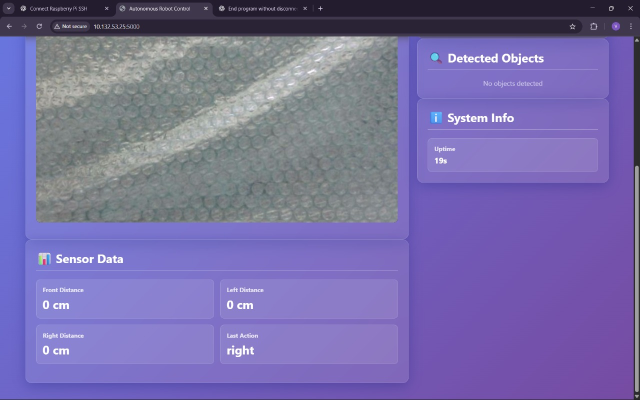
#> input picture Pictures_Morphwalker/Interface_Desktop.jpeg, 1280 x 800 px (shown at 1/2 size); its folder holds only this picture in this run
$ python -i object_action_handler.py   (imports and definitions only)
#> lines starting #> are read from the running program, lines starting #| are printed output that depends on the picture; after the words box and inside, x2 and y2 are one past the last pixel; in counts of white or black regions, pixels touching at a corner belong together
### utils/esp32_comm.py
"""
esp32_comm.py

ESP32 Communication Module for Raspberry Pi Robot.

This module handles communication between Raspberry Pi and Master ESP32
for wheel-to-leg transformation control.

Communication Protocol:
- Raspberry Pi → Master ESP32: JSON commands via Serial/UART
- Master ESP32 → 4 Slave ESP32s: ESP-NOW commands
- Commands: OPEN, CLOSE, STOP with speed control

Hardware Connection:
- Raspberry Pi TX (GPIO14) → ESP32 RX
- Raspberry Pi RX (GPIO15) → ESP32 TX
- GND → GND

Alternative: USB-to-Serial adapter
- Connect USB cable from Raspberry Pi to ESP32
- Use port like /dev/ttyUSB0 or /dev/ttyACM0

Author: Auto-generated for Raspberry Pi Robot Project
"""

import serial
import json
import time
import threading
from typing import Optional, Callable, Literal

# ========== CONFIGURATION ==========

# ESP32 Master Hardware Configuration
# Master ESP32 MAC Address: 40:22:d8:eb:1f:88
# The master ESP32 receives commands from Raspberry Pi and forwards them
# via ESP-NOW to 4 slave ESP32 units controlling wheel transformation servos.
MASTER_ESP32_MAC = '40:22:d8:eb:1f:88'

# Serial port settings
DEFAULT_PORT = '/dev/serial0'  # Raspberry Pi GPIO UART
DEFAULT_BAUDRATE = 115200
DEFAULT_TIMEOUT = 1.0

# Command definitions (matching ESP32 master code)
# Raspberry Pi sends these on/off commands for wheel-to-leg conversion:
#   - OPEN (1): Transform wheels to legs ("on" conversion)
#   - CLOSE (2): Transform legs back to wheels ("off" conversion)
#   - STOP (0): Halt any ongoing transformation
CMD_STOP = 0
CMD_OPEN = 1
CMD_CLOSE = 2

# Default speeds
DEFAULT_SPEED = 100

# ===================================


class ESP32Controller:
    """
    Controller for communicating with ESP32 Master for wheel transformation.

    Features:
    - Serial/UART communication
    - JSON command protocol
    - Status monitoring
    - Async command sending
    - Connection management

    Usage:
        esp32 = ESP32Controller(port='/dev/serial0', baudrate=115200)
        esp32.connect()
        esp32.open_wheels(speed=100)
        time.sleep(3)
        esp32.close_wheels(speed=100)
        esp32.disconnect()
    """

    def __init__(self,
                 port: str = DEFAULT_PORT,
                 baudrate: int = DEFAULT_BAUDRATE,
                 timeout: float = DEFAULT_TIMEOUT,
                 auto_connect: bool = True):
        """
        Initialize ESP32 controller.

        Args:
            port: Serial port (e.g., '/dev/serial0', '/dev/ttyUSB0', 'COM3')
            baudrate: Baud rate (must match ESP32 Serial.begin())
            timeout: Serial read timeout in seconds
            auto_connect: Automatically connect on initialization
        """
        self.port = port
        self.baudrate = baudrate
        self.timeout = timeout

        self._serial: Optional[serial.Serial] = None
        self._connected = False
        self._last_command = None
        self._last_command_time = 0

        # Callbacks
        self.on_response: Optional[Callable[[dict], None]] = None
        self.on_error: Optional[Callable[[str], None]] = None

        # Background reading thread
        self._read_thread: Optional[threading.Thread] = None
        self._running = False

        print(f"[ESP32Controller] Initialized (port={port}, baud={baudrate})")

        if auto_connect:
            self.connect()

    def connect(self) -> bool:
        """
        Connect to ESP32 via serial port.

        Returns:
            True if connection successful, False otherwise
        """
        if self._connected:
            print("[ESP32Controller] Already connected")
            return True

        try:
            self._serial = serial.Serial(
                port=self.port,
                baudrate=self.baudrate,
                timeout=self.timeout,
                write_timeout=self.timeout
            )

            # Wait for ESP32 to reset after serial connection
            time.sleep(2)

            # Flush any startup messages
            self._serial.reset_input_buffer()
            self._serial.reset_output_buffer()

            self._connected = True
            print(f"[ESP32Controller] Connected to {self.port}")

            # Start reading thread
            self._start_read_thread()

            return True

        except serial.SerialException as e:
            print(f"[ESP32Controller] Connection failed: {e}")
            if self.on_error:
                self.on_error(f"Connection failed: {e}")
            self._connected = False
            return False

    # [21 lines left out: function disconnect, not called in this run]

    def _start_read_thread(self):
        """Start background thread to read ESP32 responses."""
        if self._read_thread and self._read_thread.is_alive():
            return

        self._running = True
        self._read_thread = threading.Thread(target=self._read_loop, daemon=True)
        self._read_thread.start()

    def _read_loop(self):
        """Background loop to read ESP32 responses."""
        while self._running and self._connected:
            try:
                if self._serial and self._serial.in_waiting > 0:
                    line = self._serial.readline().decode('utf-8').strip()
                    if line:
                        self._process_response(line)
                time.sleep(0.1)
            except Exception as e:
                if self._running:  # Only log if not shutting down
                    print(f"[ESP32Controller] Read error: {e}")

    # [116 lines left out: functions _process_response, _send_command, open_wheels, close_wheels, stop, get_status, not called in this run]

    def is_connected(self) -> bool:
        """Check if connected to ESP32."""
        return self._connected

    # [5 lines left out: function cleanup, not called in this run]


# ========== DEMO / TESTING ==========
# [71 lines that do not run on import are left out]

### object_action_handler.py
"""
object_action_handler.py

Object Detection Action Handler for Raspberry Pi Robot.

This module handles object-based decision making and actions:
- Detects specific objects (colored cubes, markers, etc.)
- Performs automatic actions (stop, turn, count)
- Triggers servo transformation based on detection
- Manages object counting and tracking

Integrates with:
- camera_stream.py: Gets video frames
- motor_control.py: Controls robot movement
- utils/gpio_helper.py: Controls servo actuator
- YOLO detection: Identifies objects

Author: Auto-generated for Raspberry Pi Robot Project
"""

import time
import cv2
import numpy as np
from typing import List, Dict, Optional, Callable, Tuple
from collections import defaultdict
from utils.gpio_helper import GPIOHelper
from utils.esp32_comm import ESP32Controller

# ========== CONFIGURATION ==========

# ESP32 settings for wheel transformation
ESP32_PORT = '/dev/serial0'  # Default Raspberry Pi UART (can be /dev/ttyUSB0, /dev/ttyACM0, etc.)
ESP32_BAUDRATE = 115200
ESP32_SPEED = 100  # Default transformation speed (0-100)
TRANSFORMATION_TRIGGER_DISTANCE = 30  # cm - distance to trigger transformation

# Detection settings
TARGET_OBJECTS = {
    'person': {'action': 'stop', 'priority': 1},
    'bottle': {'action': 'count', 'priority': 2},
    'cup': {'action': 'count', 'priority': 2},
    'cell phone': {'action': 'turn_left', 'priority': 3},
    'book': {'action': 'turn_right', 'priority': 3}
}

# Color detection for cubes/markers (HSV ranges)
COLOR_RANGES = {
    'red': {
        'lower1': np.array([0, 100, 100]),
        'upper1': np.array([10, 255, 255]),
        'lower2': np.array([160, 100, 100]),
        'upper2': np.array([180, 255, 255])
    },
    'blue': {
        'lower': np.array([100, 100, 100]),
        'upper': np.array([130, 255, 255])
    },
    'green': {
        'lower': np.array([40, 100, 100]),
        'upper': np.array([80, 255, 255])
    },
    'yellow': {
        'lower': np.array([20, 100, 100]),
        'upper': np.array([40, 255, 255])
    }
}

# Action settings
MIN_OBJECT_AREA = 1000  # Minimum contour area to consider
TRANSFORMATION_DURATION = 3.0  # seconds to keep wheels in leg mode
COUNTING_COOLDOWN = 2.0  # seconds between counting same object
WHEEL_ROTATION_SPEED = 20  # Motor speed after transformation

# ===================================


class ObjectActionHandler:
    """
    Handles object detection and corresponding robot actions.

    Features:
    - YOLO-based object detection
    - Color-based cube/marker detection
    - Automatic action execution
    - Servo transformation trigger
    - Object counting
    - Distance-based decisions
    """

    def __init__(self,
                 motor_controller=None,
                 detection_model=None,
                 enable_esp32=True,
                 esp32_port=ESP32_PORT,
                 enable_color_detection=True):
        """
        Initialize the object action handler.

        Args:
            motor_controller: MotorController instance
            detection_model: YOLO model instance
            enable_esp32: Enable ESP32 wheel transformation control
            esp32_port: Serial port for ESP32 communication
            enable_color_detection: Enable color-based detection
        """
        self.motor_controller = motor_controller
        self.detection_model = detection_model
        self.enable_color_detection = enable_color_detection

        # Initialize ESP32 controller if enabled
        self.esp32 = None
        if enable_esp32:
            try:
                self.esp32 = ESP32Controller(
                    port=esp32_port,
                    baudrate=ESP32_BAUDRATE,
                    auto_connect=True
                )
                if self.esp32.is_connected():
                    print(f"[ObjectActionHandler] ESP32 controller initialized on {esp32_port}")
                else:
                    print(f"[ObjectActionHandler] ESP32 connection failed")
                    self.esp32 = None
            except Exception as e:
                print(f"[ObjectActionHandler] ESP32 initialization failed: {e}")
                self.esp32 = None

        # State tracking
        self.object_counts = defaultdict(int)
        self.last_action = 'idle'
        self.last_detection_time = defaultdict(float)
        self.transformation_start_time = None
        self.detected_objects_history = []

        # Callbacks
        self.on_object_detected: Optional[Callable] = None
        self.on_action_executed: Optional[Callable] = None

        print("[ObjectActionHandler] Initialized")

    # [35 lines left out: function detect_yolo_objects, not called in this run]

    def detect_colored_objects(self, frame) -> List[Dict]:
        """
        Detect colored cubes/markers using color segmentation.

        Args:
            frame: Input BGR image frame

        Returns:
            List of detected colored objects
        """
        if not self.enable_color_detection:
            return []

        try:
            # Convert to HSV
            hsv = cv2.cvtColor(frame, cv2.COLOR_BGR2HSV)

            detected = []

            for color_name, ranges in COLOR_RANGES.items():
                # Create mask
                if 'lower1' in ranges:  # Red has two ranges
                    mask1 = cv2.inRange(hsv, ranges['lower1'], ranges['upper1'])
                    mask2 = cv2.inRange(hsv, ranges['lower2'], ranges['upper2'])
                    mask = cv2.bitwise_or(mask1, mask2)
                else:
                    mask = cv2.inRange(hsv, ranges['lower'], ranges['upper'])

                # Find contours
                contours, _ = cv2.findContours(mask, cv2.RETR_EXTERNAL, cv2.CHAIN_APPROX_SIMPLE)

                for contour in contours:
                    area = cv2.contourArea(contour)
                    if area > MIN_OBJECT_AREA:
                        # Get bounding box
                        x, y, w, h = cv2.boundingRect(contour)

                        detected.append({
                            'name': f'{color_name}_cube',
                            'confidence': 1.0,
                            'bbox': (x, y, x + w, y + h),
                            'center': (x + w // 2, y + h // 2),
                            'area': area,
                            'color': color_name
                        })

            return detected

        except Exception as e:
            print(f"[ObjectActionHandler] Color detection error: {e}")
            return []

    # [210 lines left out: functions process_frame, _execute_actions, _action_stop, _action_turn_left, _action_turn_right, _action_count and 6 more, not called in this run]


# ========== DEMO / TESTING ==========
# [40 lines not run here, left out]

>>> import cv2
>>> picture = cv2.imread('Pictures_Morphwalker/Interface_Desktop.jpeg')
#> picture is the input picture: shape (800, 1280, 3); mean B, G, R 164.8, 108.8, 118.8
>>> result = ObjectActionHandler().detect_colored_objects(picture)
#> in detect_colored_objects, `hsv = cv2.cvtColor(frame, cv2.COLOR_BGR2HSV)`: hsv: shape (800, 1280, 3); mean H, S, V 114.9, 85.5, 165.2
#> the loop in detect_colored_objects, `for color_name, ranges in COLOR_RANGES.items():` made 4 passes
#> pass 1, in detect_colored_objects, `mask2 = cv2.inRange(hsv, ranges['lower2'], ranges['upper2'])`:
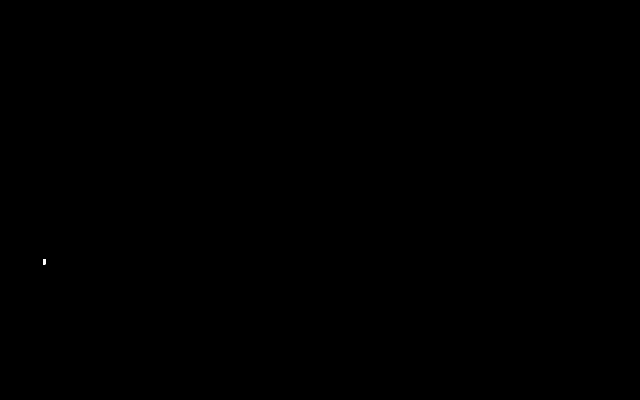
#> mask2: shape (800, 1280) (shown at 1/2 size); 0.01% white; 1 white region, box (x1, y1, x2, y2) and area: (86, 518, 91, 529) 54
#> pass 2, in detect_colored_objects, `mask = cv2.inRange(hsv, ranges['lower'], ranges['upper'])`:
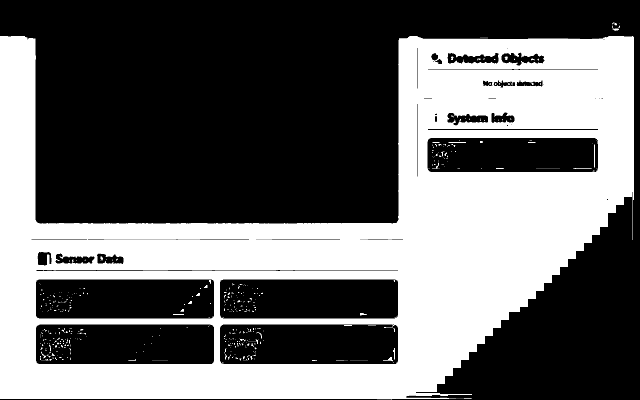
#> mask: shape (800, 1280) (shown at 1/2 size); 41% white; 603 white regions (564 under 20 px), largest, box (x1, y1, x2, y2) and area: (0, 72, 1268, 799) 416819, (1188, 289, 1190, 335) 92, (1056, 76, 1137, 77) 81
#> after the loop in detect_colored_objects, `for color_name, ranges in COLOR_RANGES.items():`: detected = 1 item
#> result = 1 item

$ run again, on Pictures_Morphwalker/Live_Camera_feed.jpeg
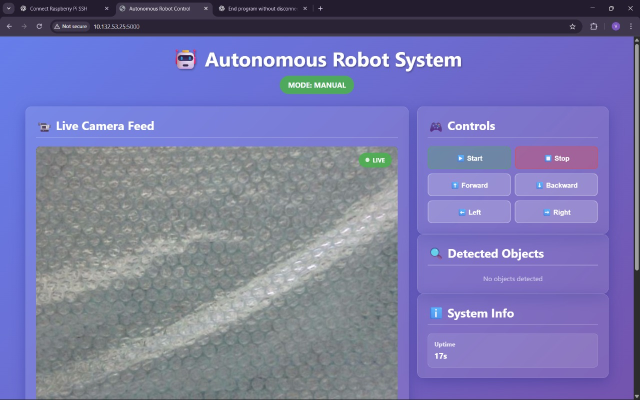
#> input picture Pictures_Morphwalker/Live_Camera_feed.jpeg, 1280 x 800 px (shown at 1/2 size)
#> picture is the input picture: shape (800, 1280, 3); mean B, G, R 166.9, 118.7, 119.4
#> hsv: shape (800, 1280, 3); mean H, S, V 107.1, 75.4, 168
#> the loop in detect_colored_objects, `for color_name, ranges in COLOR_RANGES.items():` made 4 passes
#> pass 2, in detect_colored_objects, `mask = cv2.inRange(hsv, ranges['lower'], ranges['upper'])`:
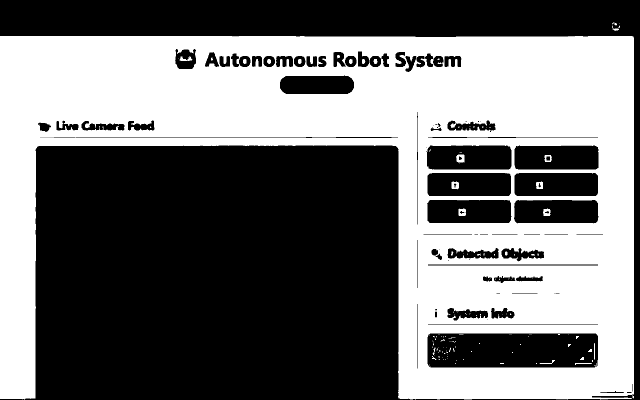
#> mask: shape (800, 1280) (shown at 1/2 size); 44.7% white; 141 white regions (112 under 20 px), largest, box (x1, y1, x2, y2) and area: (0, 72, 1268, 799) 455261, (912, 309, 929, 325) 216, (903, 363, 918, 379) 189
#> after the loop in detect_colored_objects, `for color_name, ranges in COLOR_RANGES.items():`: detected = 3 items
